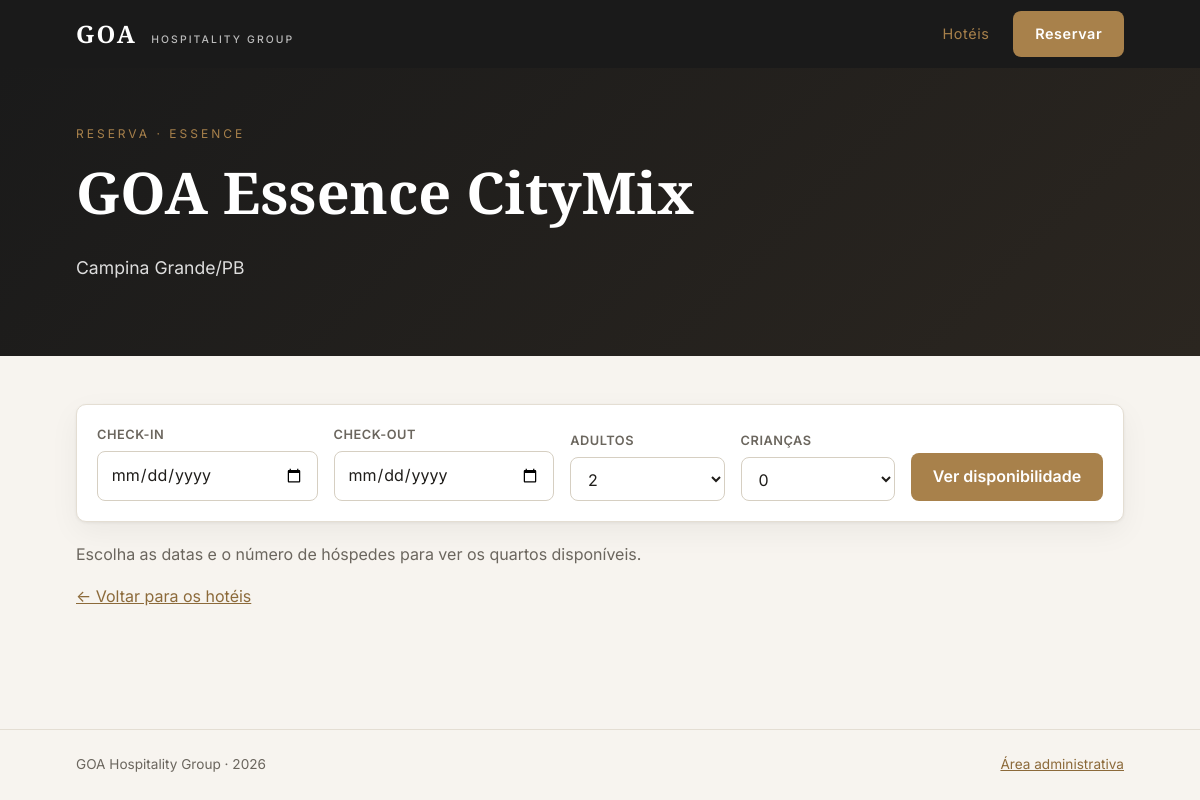
The app's page /public/reservar.php?hotel=2&tipo=3 with its own data.
### tables this page shows
CREATE TABLE IF NOT EXISTS hoteis (
  id          INT UNSIGNED NOT NULL AUTO_INCREMENT,
  nome        VARCHAR(120) NOT NULL,
  slug        VARCHAR(140) NOT NULL,               
  bandeira    VARCHAR(30)  NOT NULL,               
  cidade      VARCHAR(80)  NOT NULL,
  uf          CHAR(2)      NOT NULL,
  descricao   TEXT         NULL,
  imagem      VARCHAR(255) NULL,                   
  ativo       TINYINT(1)   NOT NULL DEFAULT 1,     
  created_at  TIMESTAMP    NOT NULL DEFAULT CURRENT_TIMESTAMP,
  PRIMARY KEY (id),
  UNIQUE KEY uq_hoteis_slug (slug)
);

### includes/reservas.php (called while the page is built, shortened)
<?php
function inteiroDe(array $entrada, string $campo, int $padrao): int
{
    if (!isset($entrada[$campo])) {
        return $padrao;
    }
    $v = $entrada[$campo];
    return is_string($v) && ctype_digit($v) ? (int) $v : -1;
}
function lerPeriodo(array $entrada): array
{
    $texto = static fn(string $campo): string =>
        isset($entrada[$campo]) && is_string($entrada[$campo]) ? trim($entrada[$campo]) : '';
    return [
        'checkin'  => $texto('checkin'),
        'checkout' => $texto('checkout'),
        'adultos'  => inteiroDe($entrada, 'adultos', 2),
        'criancas' => inteiroDe($entrada, 'criancas', 0),
    ];
}
function carregarContextoReserva(PDO $pdo, array $entrada): array
{
    $ctx = [
        'hotel'     => null,
        'periodo'   => lerPeriodo($entrada),
        'buscou'    => isset($entrada['checkin']) || isset($entrada['checkout']),
        'erros'     => [],
        'periodoOk' => false,
        'noites'    => 0,
        'tipos'     => [],
        'tipoId'    => null,
        'tipo'      => null,
    ];
    $hotelId = filter_var($entrada['hotel'] ?? null, FILTER_VALIDATE_INT);
    if ($hotelId) {
        $stmt = $pdo->prepare(
            'SELECT id, nome, bandeira, cidade, uf FROM hoteis WHERE id = :id AND ativo = 1'
        );
        $stmt->execute(['id' => $hotelId]);
        $ctx['hotel'] = $stmt->fetch() ?: null;
    }
    $ctx['tipoId'] = filter_var($entrada['tipo'] ?? null, FILTER_VALIDATE_INT) ?: null;
    $ctx['periodoOk'] = $ctx['buscou'] && empty($ctx['erros']);
    return $ctx;
}

### includes/funcoes.php (called while the page is built, shortened)
<?php
function e(?string $texto): string
{
    return htmlspecialchars($texto ?? '', ENT_QUOTES, 'UTF-8');
}
function url(string $caminho = ''): string
{
    return BASE_URL . '/' . ltrim($caminho, '/');
}

### public/reservar.php (the view, shortened to what this page needs)
<?php
require __DIR__ . '/../config/database.php';
require __DIR__ . '/../includes/funcoes.php';
require __DIR__ . '/../includes/reservas.php';
$ctx = carregarContextoReserva($pdo, $_GET);
$hotel   = $ctx['hotel'];
$periodo = $ctx['periodo'];
$hoje    = date('Y-m-d');
require __DIR__ . '/../includes/header.php';
?>
<section class="hero hero--hotel">
  <div class="container">
    <p class="hero__etiqueta">Reserva &middot; <?= e($hotel['bandeira']) ?></p>
    <h1><?= e($hotel['nome']) ?></h1>
    <p class="hero__texto"><?= e($hotel['cidade']) ?>/<?= e($hotel['uf']) ?></p>
  </div>
</section>
<section class="container secao">
  <form class="form-datas" method="get" action="<?= url('reservar.php') ?>">
    <div class="campo">
      <label for="checkin">Check-in</label>
      <input type="date" id="checkin" name="checkin" min="<?= $hoje ?>" value="<?= e($periodo['checkin']) ?>" required>
    </div>
    <div class="campo">
      <label for="checkout">Check-out</label>
      <input type="date" id="checkout" name="checkout" min="<?= $hoje ?>" value="<?= e($periodo['checkout']) ?>" required>
    </div>
    <div class="campo">
      <label for="adultos">Adultos</label>
      <select id="adultos" name="adultos">
        <?php for ($i = 1; $i <= 6; $i++): ?>
          <option value="<?= $i ?>"<?= $i === $periodo['adultos'] ? ' selected' : '' ?>><?= $i ?></option>
        <?php endfor; ?>
      </select>
    </div>
    <div class="campo">
      <label for="criancas">Crianças</label>
      <select id="criancas" name="criancas">
        <?php for ($i = 0; $i <= 4; $i++): ?>
          <option value="<?= $i ?>"<?= $i === $periodo['criancas'] ? ' selected' : '' ?>><?= $i ?></option>
        <?php endfor; ?>
      </select>
    </div>
    <button type="submit" class="btn btn--destaque">Ver disponibilidade</button>
  </form>
  <?php if ($ctx['periodoOk']): ?>
    <?php
      $hospedes = $periodo['adultos'] + $periodo['criancas'];
      $tipo     = $ctx['tipo'];
    ?>
    <p class="resumo-estadia">
      <?= plural($ctx['noites'], 'noite', 'noites') ?>
      &middot; <?= data_br($periodo['checkin']) ?> a <?= data_br($periodo['checkout']) ?>
      &middot; <?= plural($periodo['adultos'], 'adulto', 'adultos') ?><?php if ($periodo['criancas'] > 0): ?>, <?= plural($periodo['criancas'], 'criança', 'crianças') ?><?php endif; ?>
    </p>
    <?php if ($tipo && !tipoReservavel($tipo)): ?>
      <div class="alerta alerta--erro" role="alert">
        <?php if (!$tipo['cabe']): ?>
          O quarto <?= e($tipo['nome']) ?> comporta até <?= (int) $tipo['capacidade'] ?> hóspedes, e você informou <?= $hospedes ?>.
        <?php else: ?>
          O quarto <?= e($tipo['nome']) ?> não está disponível nessas datas. Veja as outras opções abaixo.
        <?php endif; ?>
      </div>
    <?php endif; ?>
    <h2>Quartos</h2>
    <?php if (empty($ctx['tipos'])): ?>
      <p>Este hotel ainda não tem quartos disponíveis para reserva.</p>
    <?php else: ?>
      <div class="lista-quartos">
        <?php foreach ($ctx['tipos'] as $t): ?>
          <?php $reservavel = tipoReservavel($t); ?>
          <article class="quarto<?= $reservavel ? '' : ' quarto--indisponivel' ?>">
            <div class="quarto__info">
              <h3><?= e($t['nome']) ?></h3>
              <?php if (!empty($t['descricao'])): ?>
                <p><?= e($t['descricao']) ?></p>
              <?php endif; ?>
              <p class="quarto__capacidade">Até <?= (int) $t['capacidade'] ?> hóspedes</p>
              <?php if (!$t['cabe']): ?>
                <p class="quarto__aviso">Não comporta <?= $hospedes ?> hóspedes.</p>
              <?php elseif ($t['disponiveis'] <= 0): ?>
                <p class="quarto__aviso">Esgotado para essas datas.</p>
              <?php elseif ($t['disponiveis'] <= 3): ?>
                <p class="quarto__aviso quarto__aviso--ok">Restam apenas <?= plural($t['disponiveis'], 'quarto', 'quartos') ?>.</p>
              <?php endif; ?>
            </div>
            <div class="quarto__reserva">
              <p class="preco"><strong><?= moeda($t['total']) ?></strong> por <?= plural($ctx['noites'], 'noite', 'noites') ?></p>
              <p class="preco"><?= moeda($t['preco_diaria']) ?> / noite</p>
              <?php if ($reservavel): ?>
                <a class="btn btn--destaque" href="<?= e(urlReserva('dados.php', $ctx, ['tipo' => (int) $t['id']])) ?>">Reservar</a>
              <?php else: ?>
                <span class="btn btn--contorno" aria-disabled="true">Indisponível</span>
              <?php endif; ?>
            </div>
          </article>
        <?php endforeach; ?>
      </div>
    <?php endif; ?>
  <?php elseif (!$ctx['buscou']): ?>
    <p class="subtitulo">Escolha as datas e o número de hóspedes para ver os quartos disponíveis.</p>
  <?php endif; ?>
  <p><a href="<?= url('hoteis.php') ?>">&larr; Voltar para os hotéis</a></p>
</section>
<?php
require __DIR__ . '/../includes/footer.php';

### public/css/style.css (style rules this page uses)
:root { --cor-fundo: #f7f4ef; --cor-card: #ffffff; --cor-texto: #1f1d1a; --cor-texto-suave: #6b665e; --cor-borda: #e4ded3; --cor-escura: #1a1a1a; --cor-destaque: #a8814b; --cor-destaque-escura: #8c6a3a; --cor-perigo: #b42318; --cor-sucesso: #1d6b45; --fonte-titulo: "Cormorant Garamond", Georgia, serif; --fonte-texto: "Inter", system-ui, -apple-system, "Segoe UI", Roboto, sans-serif; --raio: 10px; --sombra: 0 1px 3px rgba(0, 0, 0, 0.06), 0 10px 30px rgba(0, 0, 0, 0.05); }
*, *::before, *::after { box-sizing: border-box; }
body { margin: 0; min-height: 100vh; display: flex; flex-direction: column; font-family: var(--fonte-texto); color: var(--cor-texto); background: var(--cor-fundo); line-height: 1.6; }
h1, h2, h3 { margin: 0 0 0.5em; font-family: var(--fonte-titulo); font-weight: 600; line-height: 1.15; }
h1 { font-size: clamp(2.2rem, 5vw, 3.6rem); }
a { color: var(--cor-destaque-escura); }
.container { width: 100%; max-width: 1080px; margin: 0 auto; padding: 0 1rem; }
.secao { padding-top: 3rem; padding-bottom: 3rem; }
.btn { display: inline-flex; align-items: center; justify-content: center; padding: 0.65rem 1.3rem; border: 1px solid transparent; border-radius: 8px; font: inherit; font-weight: 600; text-decoration: none; cursor: pointer; transition: background 0.15s, border-color 0.15s, color 0.15s; }
.btn--destaque { background: var(--cor-destaque); color: #fff !important; }
.hero { background: linear-gradient(135deg, #1a1a1a 0%, #2b2620 100%); color: #fff; padding: 5rem 0; }
.hero__etiqueta { margin: 0 0 1rem; font-size: 0.75rem; letter-spacing: 0.25em; text-transform: uppercase; color: var(--cor-destaque); }
.hero__texto { max-width: 560px; font-size: 1.1rem; opacity: 0.85; }
.subtitulo { color: var(--cor-texto-suave); margin-top: -0.25em; }
.hero--hotel { padding: 3.5rem 0; }
.campo { display: flex; flex-direction: column; gap: 0.35rem; }
.campo label { font-size: 0.8rem; font-weight: 600; letter-spacing: 0.04em; text-transform: uppercase; color: var(--cor-texto-suave); }
.campo input, .campo select, .campo textarea { width: 100%; padding: 0.65rem 0.8rem; border: 1px solid #d6cfc2; border-radius: 8px; font: inherit; color: var(--cor-texto); background: #fff; transition: border-color 0.15s, box-shadow 0.15s; }
.form-datas { display: grid; grid-template-columns: 1fr 1fr 0.7fr 0.7fr auto; align-items: end; gap: 1rem; padding: 1.25rem; margin-bottom: 1.5rem; background: var(--cor-card); border: 1px solid var(--cor-borda); border-radius: var(--raio); box-shadow: var(--sombra); }
.campo { min-width: 0; }
.campo input, .campo select, .campo textarea { min-width: 0; }

### records on screen
hoteis: bandeira "ESSENCE", nome "GOA Essence CityMix", cidade "Campina Grande", uf "PB"

### other values on screen
$texto "Hotéis"
APP_NAME "GOA Hospitality Group"
form field adultos "2"
form field criancas "0"
